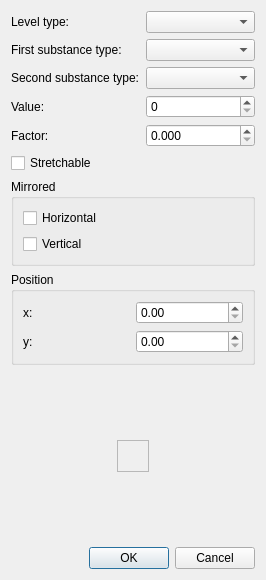
<?xml version="1.0" encoding="UTF-8"?>
<ui version="4.0">
 <class>LevelSchemeElementDialog</class>
 <widget class="QDialog" name="LevelSchemeElementDialog">
  <property name="geometry">
   <rect>
    <x>0</x>
    <y>0</y>
    <width>266</width>
    <height>580</height>
   </rect>
  </property>
  <property name="windowTitle">
   <string>Level scheme element</string>
  </property>
  <layout class="QVBoxLayout" name="verticalLayout_2">
   <item>
    <layout class="QGridLayout" name="gridLayout_2">
     <item row="1" column="1">
      <widget class="QComboBox" name="cbFirstSubstanceType"/>
     </item>
     <item row="1" column="0">
      <widget class="QLabel" name="label_2">
       <property name="text">
        <string>First substance type:</string>
       </property>
      </widget>
     </item>
     <item row="5" column="0">
      <widget class="QCheckBox" name="cbStretchable">
       <property name="text">
        <string>Stretchable</string>
       </property>
      </widget>
     </item>
     <item row="3" column="0">
      <widget class="QLabel" name="label_3">
       <property name="text">
        <string>Value:</string>
       </property>
      </widget>
     </item>
     <item row="2" column="1">
      <widget class="QComboBox" name="cbSecondSubstanceType"/>
     </item>
     <item row="3" column="1">
      <widget class="QSpinBox" name="sbValue">
       <property name="maximum">
        <number>100</number>
       </property>
      </widget>
     </item>
     <item row="2" column="0">
      <widget class="QLabel" name="label_6">
       <property name="text">
        <string>Second substance type:</string>
       </property>
      </widget>
     </item>
     <item row="0" column="1">
      <widget class="QComboBox" name="cbLevelType"/>
     </item>
     <item row="0" column="0">
      <widget class="QLabel" name="label">
       <property name="text">
        <string>Level type:</string>
       </property>
      </widget>
     </item>
     <item row="4" column="0">
      <widget class="QLabel" name="label_7">
       <property name="text">
        <string>Factor:</string>
       </property>
      </widget>
     </item>
     <item row="4" column="1">
      <widget class="QDoubleSpinBox" name="dsbFactor">
       <property name="decimals">
        <number>3</number>
       </property>
       <property name="maximum">
        <double>999999999.000000000000000</double>
       </property>
       <property name="singleStep">
        <double>0.001000000000000</double>
       </property>
      </widget>
     </item>
    </layout>
   </item>
   <item>
    <widget class="QGroupBox" name="groupBox_2">
     <property name="title">
      <string>Mirrored</string>
     </property>
     <layout class="QVBoxLayout" name="verticalLayout">
      <item>
       <widget class="QCheckBox" name="cbMirroredHorizontal">
        <property name="text">
         <string>Horizontal</string>
        </property>
       </widget>
      </item>
      <item>
       <widget class="QCheckBox" name="cbMirroredVertical">
        <property name="text">
         <string>Vertical</string>
        </property>
       </widget>
      </item>
     </layout>
    </widget>
   </item>
   <item>
    <widget class="QGroupBox" name="gbPosition">
     <property name="title">
      <string>Position</string>
     </property>
     <layout class="QGridLayout" name="gridLayout">
      <item row="0" column="0">
       <widget class="QLabel" name="label_4">
        <property name="text">
         <string>x:</string>
        </property>
       </widget>
      </item>
      <item row="0" column="1">
       <widget class="QDoubleSpinBox" name="sbPositionX">
        <property name="maximum">
         <double>999999999.000000000000000</double>
        </property>
       </widget>
      </item>
      <item row="1" column="0">
       <widget class="QLabel" name="label_5">
        <property name="text">
         <string>y:</string>
        </property>
       </widget>
      </item>
      <item row="1" column="1">
       <widget class="QDoubleSpinBox" name="sbPositionY">
        <property name="maximum">
         <double>999999999.000000000000000</double>
        </property>
       </widget>
      </item>
     </layout>
    </widget>
   </item>
   <item>
    <spacer name="verticalSpacer">
     <property name="orientation">
      <enum>Qt::Vertical</enum>
     </property>
     <property name="sizeHint" stdset="0">
      <size>
       <width>20</width>
       <height>128</height>
      </size>
     </property>
    </spacer>
   </item>
   <item>
    <layout class="QHBoxLayout" name="horizontalLayout">
     <item>
      <spacer name="horizontalSpacer">
       <property name="orientation">
        <enum>Qt::Horizontal</enum>
       </property>
       <property name="sizeHint" stdset="0">
        <size>
         <width>40</width>
         <height>20</height>
        </size>
       </property>
      </spacer>
     </item>
     <item>
      <widget class="QLabel" name="lPixmap">
       <property name="minimumSize">
        <size>
         <width>32</width>
         <height>32</height>
        </size>
       </property>
       <property name="frameShape">
        <enum>QFrame::StyledPanel</enum>
       </property>
       <property name="text">
        <string/>
       </property>
      </widget>
     </item>
     <item>
      <spacer name="horizontalSpacer_2">
       <property name="orientation">
        <enum>Qt::Horizontal</enum>
       </property>
       <property name="sizeHint" stdset="0">
        <size>
         <width>40</width>
         <height>20</height>
        </size>
       </property>
      </spacer>
     </item>
    </layout>
   </item>
   <item>
    <spacer name="verticalSpacer_2">
     <property name="orientation">
      <enum>Qt::Vertical</enum>
     </property>
     <property name="sizeHint" stdset="0">
      <size>
       <width>20</width>
       <height>127</height>
      </size>
     </property>
    </spacer>
   </item>
   <item>
    <widget class="QDialogButtonBox" name="buttonBox">
     <property name="orientation">
      <enum>Qt::Horizontal</enum>
     </property>
     <property name="standardButtons">
      <set>QDialogButtonBox::Cancel|QDialogButtonBox::Ok</set>
     </property>
    </widget>
   </item>
  </layout>
 </widget>
 <tabstops>
  <tabstop>cbLevelType</tabstop>
  <tabstop>cbFirstSubstanceType</tabstop>
  <tabstop>cbSecondSubstanceType</tabstop>
  <tabstop>sbValue</tabstop>
  <tabstop>cbStretchable</tabstop>
  <tabstop>cbMirroredHorizontal</tabstop>
  <tabstop>cbMirroredVertical</tabstop>
  <tabstop>sbPositionX</tabstop>
  <tabstop>sbPositionY</tabstop>
 </tabstops>
 <resources/>
 <connections>
  <connection>
   <sender>buttonBox</sender>
   <signal>rejected()</signal>
   <receiver>LevelSchemeElementDialog</receiver>
   <slot>reject()</slot>
   <hints>
    <hint type="sourcelabel">
     <x>316</x>
     <y>260</y>
    </hint>
    <hint type="destinationlabel">
     <x>286</x>
     <y>274</y>
    </hint>
   </hints>
  </connection>
 </connections>
</ui>
